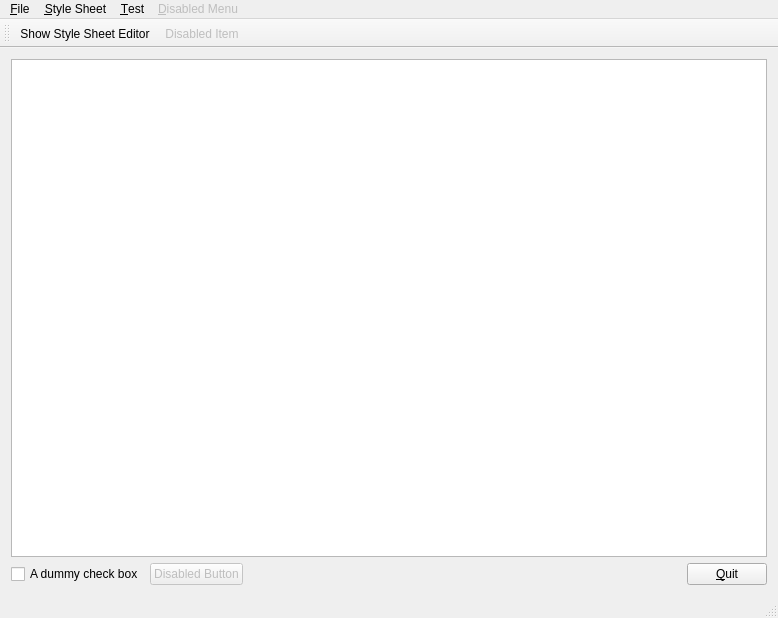
<?xml version="1.0" encoding="UTF-8"?>
<ui version="4.0">
 <class>MainWindow</class>
 <widget class="QMainWindow" name="MainWindow">
  <property name="geometry">
   <rect>
    <x>0</x>
    <y>0</y>
    <width>778</width>
    <height>618</height>
   </rect>
  </property>
  <property name="windowTitle">
   <string>StyleSheetEditorTest</string>
  </property>
  <widget class="QWidget" name="centralWidget">
   <layout class="QVBoxLayout" name="verticalLayout">
    <item>
     <widget class="QTextEdit" name="edit">
      <property name="lineWrapMode">
       <enum>QTextEdit::NoWrap</enum>
      </property>
     </widget>
    </item>
    <item>
     <layout class="QHBoxLayout" name="horizontalLayout">
      <item>
       <widget class="QCheckBox" name="checkBox">
        <property name="text">
         <string>A dummy check box</string>
        </property>
       </widget>
      </item>
      <item>
       <widget class="QPushButton" name="pushButton">
        <property name="enabled">
         <bool>false</bool>
        </property>
        <property name="text">
         <string>Disabled Button</string>
        </property>
       </widget>
      </item>
      <item>
       <spacer name="horizontalSpacer">
        <property name="orientation">
         <enum>Qt::Horizontal</enum>
        </property>
        <property name="sizeHint" stdset="0">
         <size>
          <width>40</width>
          <height>10</height>
         </size>
        </property>
       </spacer>
      </item>
      <item>
       <widget class="QPushButton" name="buttonQuit">
        <property name="text">
         <string>&amp;Quit</string>
        </property>
       </widget>
      </item>
     </layout>
    </item>
   </layout>
  </widget>
  <widget class="QMenuBar" name="menuBar">
   <property name="geometry">
    <rect>
     <x>0</x>
     <y>0</y>
     <width>778</width>
     <height>21</height>
    </rect>
   </property>
   <widget class="QMenu" name="menu_File">
    <property name="title">
     <string>&amp;File</string>
    </property>
    <addaction name="actionQuit"/>
   </widget>
   <widget class="QMenu" name="menu_Style_Sheet">
    <property name="title">
     <string>&amp;Style Sheet</string>
    </property>
    <addaction name="actionShowStyleSheetEditor"/>
   </widget>
   <widget class="QMenu" name="menu_Test">
    <property name="title">
     <string>&amp;Test</string>
    </property>
    <addaction name="actionDisabledItem"/>
    <addaction name="separator"/>
    <addaction name="actionEnabledItem"/>
   </widget>
   <widget class="QMenu" name="menu_Disabled_Menu">
    <property name="enabled">
     <bool>false</bool>
    </property>
    <property name="title">
     <string>&amp;Disabled Menu</string>
    </property>
   </widget>
   <addaction name="menu_File"/>
   <addaction name="menu_Style_Sheet"/>
   <addaction name="menu_Test"/>
   <addaction name="menu_Disabled_Menu"/>
  </widget>
  <widget class="QToolBar" name="mainToolBar">
   <attribute name="toolBarArea">
    <enum>TopToolBarArea</enum>
   </attribute>
   <attribute name="toolBarBreak">
    <bool>false</bool>
   </attribute>
   <addaction name="actionShowStyleSheetEditor"/>
   <addaction name="actionDisabledItem"/>
  </widget>
  <widget class="QStatusBar" name="statusBar"/>
  <action name="actionQuit">
   <property name="text">
    <string>&amp;Quit</string>
   </property>
   <property name="shortcut">
    <string>Alt+F3</string>
   </property>
  </action>
  <action name="actionShowStyleSheetEditor">
   <property name="text">
    <string>Show &amp;Style Sheet Editor</string>
   </property>
  </action>
  <action name="actionDisabledItem">
   <property name="enabled">
    <bool>false</bool>
   </property>
   <property name="text">
    <string>&amp;Disabled Item</string>
   </property>
  </action>
  <action name="actionEnabledItem">
   <property name="enabled">
    <bool>true</bool>
   </property>
   <property name="text">
    <string>&amp;Enabled Item</string>
   </property>
  </action>
 </widget>
 <layoutdefault spacing="6" margin="11"/>
 <resources/>
 <connections>
  <connection>
   <sender>actionQuit</sender>
   <signal>triggered()</signal>
   <receiver>MainWindow</receiver>
   <slot>onActionQuit()</slot>
   <hints>
    <hint type="sourcelabel">
     <x>-1</x>
     <y>-1</y>
    </hint>
    <hint type="destinationlabel">
     <x>376</x>
     <y>306</y>
    </hint>
   </hints>
  </connection>
  <connection>
   <sender>actionShowStyleSheetEditor</sender>
   <signal>triggered()</signal>
   <receiver>MainWindow</receiver>
   <slot>onActionShowStyleSheetEditor()</slot>
   <hints>
    <hint type="sourcelabel">
     <x>-1</x>
     <y>-1</y>
    </hint>
    <hint type="destinationlabel">
     <x>376</x>
     <y>306</y>
    </hint>
   </hints>
  </connection>
  <connection>
   <sender>buttonQuit</sender>
   <signal>clicked()</signal>
   <receiver>actionQuit</receiver>
   <slot>trigger()</slot>
   <hints>
    <hint type="sourcelabel">
     <x>705</x>
     <y>572</y>
    </hint>
    <hint type="destinationlabel">
     <x>-1</x>
     <y>-1</y>
    </hint>
   </hints>
  </connection>
 </connections>
 <slots>
  <slot>onActionQuit()</slot>
  <slot>onActionShowStyleSheetEditor()</slot>
 </slots>
</ui>
